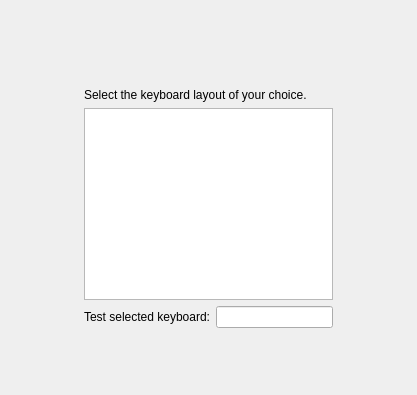
<ui version="4.0" >
 <class>KeyboardWidget</class>
 <widget class="QWidget" name="KeyboardWidget" >
  <property name="geometry" >
   <rect>
    <x>0</x>
    <y>0</y>
    <width>417</width>
    <height>395</height>
   </rect>
  </property>
  <property name="windowTitle" >
   <string>Form1</string>
  </property>
  <layout class="QGridLayout" >
   <item row="0" column="1" >
    <spacer>
     <property name="orientation" >
      <enum>Qt::Vertical</enum>
     </property>
     <property name="sizeType" >
      <enum>QSizePolicy::Expanding</enum>
     </property>
     <property name="sizeHint" stdset="0" >
      <size>
       <width>20</width>
       <height>40</height>
      </size>
     </property>
    </spacer>
   </item>
   <item rowspan="4" row="1" column="0" >
    <spacer>
     <property name="orientation" >
      <enum>Qt::Horizontal</enum>
     </property>
     <property name="sizeType" >
      <enum>QSizePolicy::Expanding</enum>
     </property>
     <property name="sizeHint" stdset="0" >
      <size>
       <width>81</width>
       <height>20</height>
      </size>
     </property>
    </spacer>
   </item>
   <item row="1" column="1" >
    <widget class="QLabel" name="pix" >
     <property name="text" >
      <string/>
     </property>
     <property name="pixmap" >
      <pixmap resource="../../data.qrc" >:/gui/pics/keyboards.png</pixmap>
     </property>
     <property name="alignment" >
      <set>Qt::AlignCenter</set>
     </property>
     <property name="wordWrap" >
      <bool>false</bool>
     </property>
    </widget>
   </item>
   <item rowspan="4" row="1" column="2" >
    <spacer>
     <property name="orientation" >
      <enum>Qt::Horizontal</enum>
     </property>
     <property name="sizeType" >
      <enum>QSizePolicy::Expanding</enum>
     </property>
     <property name="sizeHint" stdset="0" >
      <size>
       <width>81</width>
       <height>20</height>
      </size>
     </property>
    </spacer>
   </item>
   <item row="2" column="1" >
    <widget class="QLabel" name="textLabel1" >
     <property name="text" >
      <string>Select the keyboard layout of your choice.</string>
     </property>
     <property name="wordWrap" >
      <bool>false</bool>
     </property>
    </widget>
   </item>
   <item row="3" column="1" >
    <widget class="QListWidget" name="keyboard_list" >
     <property name="alternatingRowColors" >
      <bool>false</bool>
     </property>
    </widget>
   </item>
   <item row="4" column="1" >
    <layout class="QHBoxLayout" >
     <item>
      <widget class="QLabel" name="textLabel1_2" >
       <property name="text" >
        <string>Test selected keyboard:</string>
       </property>
       <property name="wordWrap" >
        <bool>false</bool>
       </property>
      </widget>
     </item>
     <item>
      <widget class="QLineEdit" name="lineEdit1" />
     </item>
    </layout>
   </item>
   <item row="5" column="1" >
    <spacer>
     <property name="orientation" >
      <enum>Qt::Vertical</enum>
     </property>
     <property name="sizeType" >
      <enum>QSizePolicy::Expanding</enum>
     </property>
     <property name="sizeHint" stdset="0" >
      <size>
       <width>20</width>
       <height>30</height>
      </size>
     </property>
    </spacer>
   </item>
  </layout>
 </widget>
 <layoutdefault spacing="6" margin="11" />
 <pixmapfunction>qPixmapFromMimeSource</pixmapfunction>
 <resources>
  <include location="../../data.qrc" />
 </resources>
 <connections/>
</ui>
